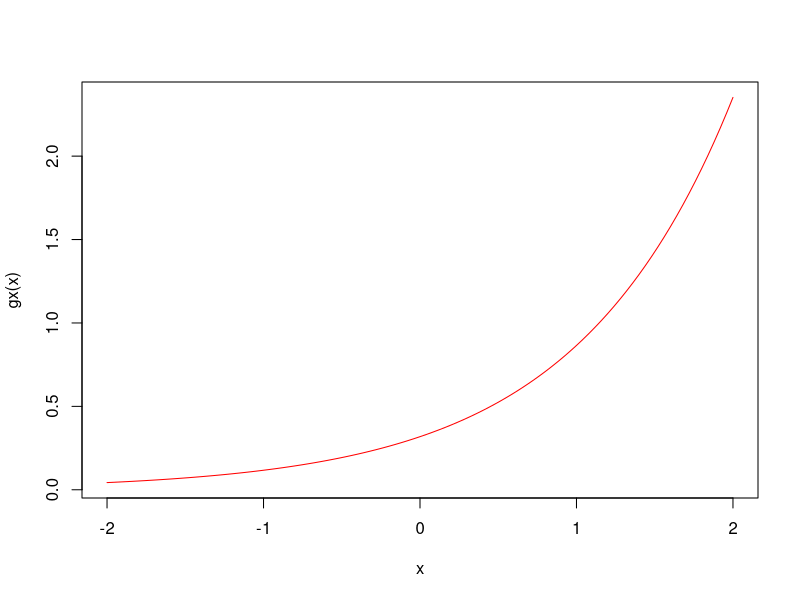
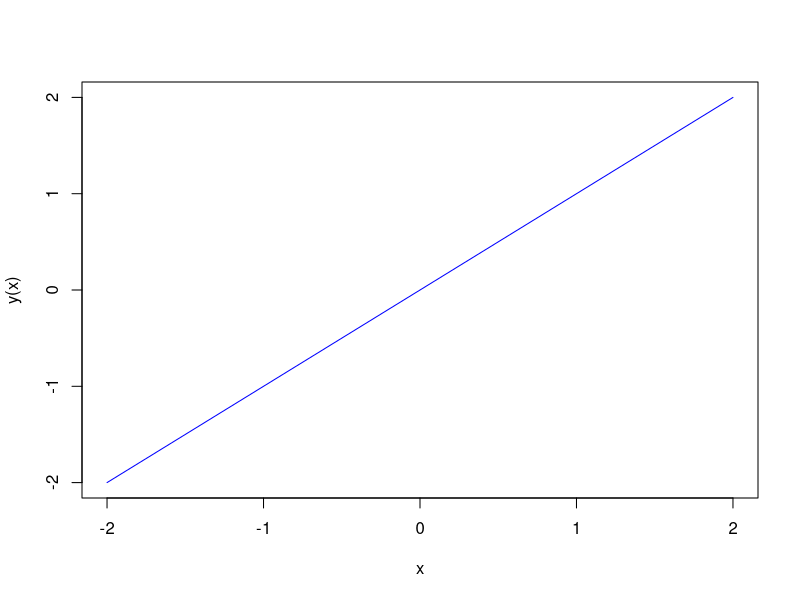
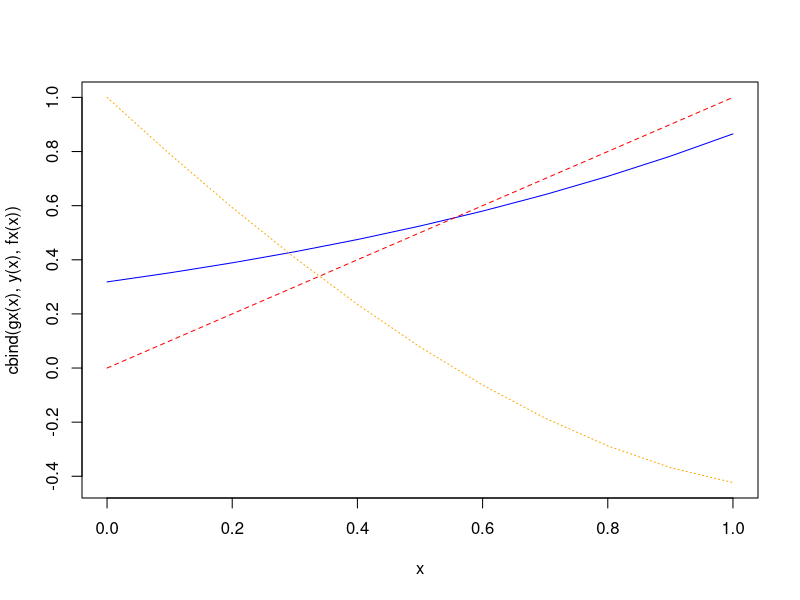

The R script that drew these images, in order:
rm(list=ls())
gx = function(x) ((exp(x))/(pi))
fx = function(x) (exp(x)-pi*x)
y = function(x) x
x = seq(0,1,0.1);

puntoFijo = function(a,b,error) {
  
  
  if((gx(a)<a) || (gx(b)>b)){ 
    cat("El Intervalo: [ ", a,",", b , "] no es valido\n")
  }else{
    
    puntoMedio = (a+b)/2;
    iteraciones = 0;
    xInicial = puntoMedio
    funcionXInicial = gx(xInicial);
    check = 0;
    
    while(abs(xInicial-funcionXInicial)>error){
      iteraciones = iteraciones + 1
      
      if(xInicial < a){
        check = 1;
      }
      if(check == 0){
        xInicial = funcionXInicial;
        funcionXInicial = gx(xInicial);
      }else{
        funcionXInicial = xInicial;
        xInicial = y(funcionXInicial);
      }
      cat("x: ", xInicial, " con: ", iteraciones ," Iteraciones\n")
    }
    cat("Iteraciones =",iteraciones, "Resultado = ",xInicial,"\n")
  }
  
}

puntoFijo(0,1,10e-8)
curve(gx,-2,2, col="red")
curve(y,-2,2,col="blue", add = "TRUE")
matplot(x,cbind(gx(x),y(x),fx(x)),type="l",col=c("blue","red","orange"))
